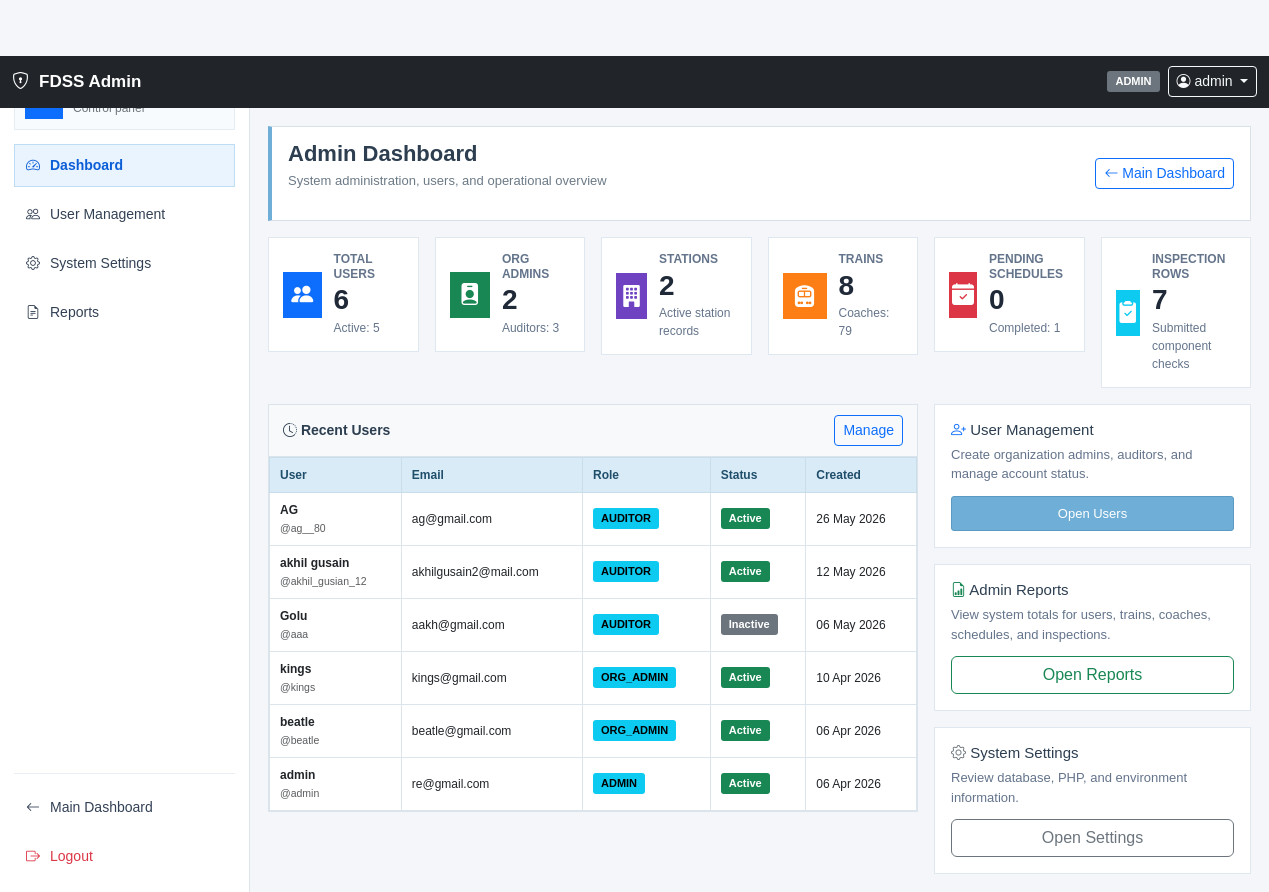
The app's page /admin/index.php (signed in) with its own data.
### tables this page shows
CREATE TABLE `fdss_users` (
  `user_id` int(11) NOT NULL,
  `user_name` varchar(150) NOT NULL,
  `user_code` varchar(50) DEFAULT NULL,
  `username` varchar(100) NOT NULL,
  `email` varchar(150) NOT NULL,
  `password_hash` varchar(255) NOT NULL,
  `full_name` varchar(150) DEFAULT NULL,
  `phone` varchar(20) DEFAULT NULL,
  `designation` varchar(100) DEFAULT NULL,
  `address` text DEFAULT NULL,
  `role` enum('SUPER_ADMIN','ADMIN','ORG_ADMIN','ORG_USER','AUDITOR') NOT NULL DEFAULT 'ORG_ADMIN',
  `station_id` int(11) DEFAULT NULL,
  `start_date` date DEFAULT NULL,
  `end_date` date DEFAULT NULL,
  `status` enum('Active','Inactive') DEFAULT 'Active',
  `created_by_user_id` int(11) DEFAULT NULL,
  `created_at` timestamp NULL DEFAULT current_timestamp(),
  `updated_at` timestamp NULL DEFAULT current_timestamp() ON UPDATE current_timestamp()
);

### admin/_auth.php (called while the page is built, shortened)
<?php
function e($value)
{
    return htmlspecialchars((string) $value, ENT_QUOTES, 'UTF-8');
}
function admin_count($conn, $sql, $types = '', ...$params)
{
    $stmt = $conn->prepare($sql);
    $stmt->execute();
    $result = $stmt->get_result();
    $row = $result->fetch_assoc();
    return (int) ($row['total'] ?? 0);
}

### admin/index.php (the view, shortened to what this page needs)
<?php
require_once __DIR__ . '/_auth.php';
$total_users = admin_count($conn, "SELECT COUNT(*) AS total FROM fdss_users");
$active_users = admin_count($conn, "SELECT COUNT(*) AS total FROM fdss_users WHERE status = 'Active'");
$org_admins = admin_count($conn, "SELECT COUNT(*) AS total FROM fdss_users WHERE role = 'ORG_ADMIN'");
$auditors = admin_count($conn, "SELECT COUNT(*) AS total FROM fdss_users WHERE role = 'AUDITOR'");
$active_stations = admin_count($conn, "SELECT COUNT(*) AS total FROM fdss_stations WHERE status = 'Active'");
$trains = admin_count($conn, "SELECT COUNT(*) AS total FROM fdss_train_information");
$coaches = admin_count($conn, "SELECT COUNT(*) AS total FROM fdss_train_coach");
$pending_schedules = admin_count($conn, "SELECT COUNT(*) AS total FROM fdss_coach_schedule WHERE status = 'Pending'");
$completed_schedules = admin_count($conn, "SELECT COUNT(*) AS total FROM fdss_coach_schedule WHERE status = 'Completed'");
$inspection_rows = admin_count($conn, "SELECT COUNT(*) AS total FROM fdds_coach_inspection");
$recent_users = [];
$stmt = $conn->prepare("SELECT user_id, username, user_name, email, role, status, created_at FROM fdss_users ORDER BY created_at DESC LIMIT 6");
if ($stmt) {
    $stmt->execute();
    $result = $stmt->get_result();
    while ($row = $result->fetch_assoc()) {
        $recent_users[] = $row;
    }
}
?>
<!DOCTYPE html>
<html lang="en">
<head>
    <link href="https://cdnjs.cloudflare.com/ajax/libs/bootstrap/5.3.0/css/bootstrap.min.css" rel="stylesheet">
    <link href="https://cdnjs.cloudflare.com/ajax/libs/bootstrap-icons/1.11.0/font/bootstrap-icons.min.css" rel="stylesheet">
    <link href="../assets/css/styles.css" rel="stylesheet">
</head>
<body>
<?php include __DIR__ . '/navbar.php'; ?>
<div class="admin-shell">
    <?php include __DIR__ . '/_sidebar.php'; ?>
    <main class="admin-main">
        <div class="page-header">
            <div>
                <h1>Admin Dashboard</h1>
                <p class="page-header-subtitle">System administration, users, and operational overview</p>
            </div>
            <div class="page-header-actions">
                <a href="../index.php" class="btn btn-outline-primary btn-sm">
                    <i class="bi bi-arrow-left"></i> Main Dashboard
                </a>
            </div>
        </div>
        <div class="row g-3 mb-3">
            <?php
            $stats = [
                ['Total Users', $total_users, 'Active: ' . $active_users, 'bi-people-fill', '#0d6efd'],
                ['Org Admins', $org_admins, 'Auditors: ' . $auditors, 'bi-person-badge-fill', '#198754'],
                ['Stations', $active_stations, 'Active station records', 'bi-building-fill', '#6f42c1'],
                ['Trains', $trains, 'Coaches: ' . $coaches, 'bi-train-front-fill', '#fd7e14'],
                ['Pending Schedules', $pending_schedules, 'Completed: ' . $completed_schedules, 'bi-calendar-check-fill', '#dc3545'],
                ['Inspection Rows', $inspection_rows, 'Submitted component checks', 'bi-clipboard2-check-fill', '#0dcaf0'],
            ];
            ?>
            <?php foreach ($stats as $stat): ?>
                <div class="col-xl-2 col-md-4 col-sm-6">
                    <div class="admin-stat">
                        <div class="admin-stat-icon" style="background:<?php echo e($stat[4]); ?>">
                            <i class="bi <?php echo e($stat[3]); ?>"></i>
                        </div>
                        <div>
                            <h6><?php echo e($stat[0]); ?></h6>
                            <h3><?php echo number_format($stat[1]); ?></h3>
                            <p><?php echo e($stat[2]); ?></p>
                        </div>
                    </div>
                </div>
            <?php endforeach; ?>
        </div>
        <div class="row g-3">
            <div class="col-lg-8">
                <div class="content-card">
                    <div class="card-header d-flex justify-content-between align-items-center">
                        <h5><i class="bi bi-clock-history"></i> Recent Users</h5>
                        <a href="users.php" class="btn btn-sm btn-outline-primary">Manage</a>
                    </div>
                    <div class="card-body p-0">
                        <div class="table-responsive">
                            <table class="table table-hover mb-0">
                                <thead class="table-light">
                                <tr>
                                    <th>User</th>
                                    <th>Email</th>
                                    <th>Role</th>
                                    <th>Status</th>
                                    <th>Created</th>
                                </tr>
                                </thead>
                                <tbody>
                                <?php if (empty($recent_users)): ?>
                                    <tr><td colspan="5" class="text-center text-muted py-4">No users found.</td></tr>
                                <?php else: ?>
                                    <?php foreach ($recent_users as $user): ?>
                                        <tr>
                                            <td>
                                                <strong><?php echo e($user['user_name'] ?: $user['username']); ?></strong><br>
                                                <span class="text-muted small">@<?php echo e($user['username']); ?></span>
                                            </td>
                                            <td><?php echo e($user['email']); ?></td>
                                            <td><span class="badge text-bg-info"><?php echo e($user['role']); ?></span></td>
                                            <td>
                                                <span class="badge <?php echo $user['status'] === 'Active' ? 'text-bg-success' : 'text-bg-secondary'; ?>">
                                                    <?php echo e($user['status']); ?>
                                                </span>
                                            </td>
                                            <td><?php echo e(date('d M Y', strtotime($user['created_at']))); ?></td>
                                        </tr>
                                    <?php endforeach; ?>
                                <?php endif; ?>
                                </tbody>
                            </table>
                        </div>
                    </div>
                </div>
            </div>
            <div class="col-lg-4">
                <div class="admin-action-card mb-3">
                    <div>
                        <h5><i class="bi bi-person-plus text-primary"></i> User Management</h5>
                        <p>Create organization admins, auditors, and manage account status.</p>
                    </div>
                    <a href="users.php" class="btn btn-primary">Open Users</a>
                </div>
                <div class="admin-action-card mb-3">
                    <div>
                        <h5><i class="bi bi-file-earmark-bar-graph text-success"></i> Admin Reports</h5>
                        <p>View system totals for users, trains, coaches, schedules, and inspections.</p>
                    </div>
                    <a href="reports.php" class="btn btn-outline-success">Open Reports</a>
                </div>
                <div class="admin-action-card">
                    <div>
                        <h5><i class="bi bi-gear text-secondary"></i> System Settings</h5>
                        <p>Review database, PHP, and environment information.</p>
                    </div>
                    <a href="systems.php" class="btn btn-outline-secondary">Open Settings</a>
                </div>
            </div>
        </div>
    </main>
</div>
</body>
</html>

### assets/css/styles.css (style rules this page uses)
body { margin:0; padding:0; overflow-x:hidden; background:#f5f7fa; font-family:Arial,sans-serif; font-size:14px; color:#2c3e50; }
body { padding-top:56px; }
.page-header { background:#fff; border:1px solid #d9e1e8; border-left:4px solid #6faed6; padding:14px 16px; margin-bottom:16px; display:flex; justify-content:space-between; align-items:center; }
.page-header h1 { margin:0; font-size:22px; font-weight:700; color:#2c3e50; }
.page-header-subtitle { margin-top:4px; font-size:13px; color:#6c7a86; }
.btn-primary { background:#6faed6; border:1px solid #5b9ac2; color:#fff; border-radius:3px; padding:7px 14px; font-size:13px; }
.content-card { background:#fff; border:1px solid #dbe4eb; margin-bottom:16px; }
.card-header { background:#f7f9fb; border-bottom:1px solid #dbe4eb; padding:10px 14px; }
.card-header h5 { margin:0; font-size:14px; font-weight:700; color:#2c3e50; }
.card-body { padding:14px; }
.table { width:100%; border-collapse:collapse; font-size:12px; }
.table thead th { background:#d9ebf7; color:#1f4e6b; border:1px solid #c9ddea; font-weight:700; }
.table td, .table th { padding:8px 10px; border:1px solid #dde5ec; }
.badge { padding:5px 8px; border-radius:3px; font-size:11px; }

### admin/_styles.php (style rules this page uses)
body { background:#f4f6f9 }
.admin-shell { display:flex }
.admin-main { margin-left:250px;padding:18px;width:calc(100% - 250px) }
.admin-stat { display:flex; align-items:center; gap:12px; min-height:96px; border:1px solid #dfe8f0; background:#fff; padding:14px; }
.admin-stat-icon { width:46px; height:46px; display:flex; align-items:center; justify-content:center; color:#fff; background:#0d6efd; font-size:22px; }
.admin-stat h6 { margin:0;color:#64748b;font-size:12px;font-weight:700;text-transform:uppercase }
.admin-stat h3 { margin:2px 0 0;font-weight:800;color:#1f2937 }
.admin-stat p { margin:2px 0 0;color:#64748b;font-size:12px }
.admin-action-card { border:1px solid #dfe8f0; background:#fff; padding:16px; min-height:142px; display:flex; flex-direction:column; justify-content:space-between; }
.admin-action-card h5 { font-size:15px;margin-bottom:6px }
.admin-action-card p { font-size:13px;color:#64748b;margin-bottom:12px }
.table td,.table th { vertical-align:middle }

### records on screen
fdss_users: user_name "AG", username "ag__80", email "ag@gmail.com", role "AUDITOR", status "Active", created_at "26 May 2026"
fdss_users: user_name "akhil gusain", username "akhil_gusian_12", email "akhilgusain2@mail.com", role "AUDITOR", status "Active", created_at "12 May 2026"
fdss_users: user_name "Golu", username "aaa", email "aakh@gmail.com", role "AUDITOR", status "Inactive", created_at "06 May 2026"
fdss_users: user_name "kings", username "kings", email "kings@gmail.com", role "ORG_ADMIN", status "Active", created_at "10 Apr 2026"
fdss_users: user_name "beatle", username "beatle", email "beatle@gmail.com", role "ORG_ADMIN", status "Active", created_at "06 Apr 2026"
fdss_users: user_name "admin", username "admin", email "re@gmail.com", role "ADMIN", status "Active", created_at "06 Apr 2026"

### other values on screen
$_SESSION['role'] "ADMIN"
$_SESSION['username'] "admin"
$stat[0] "TOTAL USERS"
$stat[1] "6"
$stat[2] "Active: 5"
$stat[0] "ORG ADMINS"
$stat[1] "2"
$stat[2] "Auditors: 3"
$stat[0] "STATIONS"
$stat[2] "Active station records"
$stat[0] "TRAINS"
$stat[1] "8"
$stat[2] "Coaches: 79"
$stat[0] "PENDING SCHEDULES"
$stat[1] "0"
